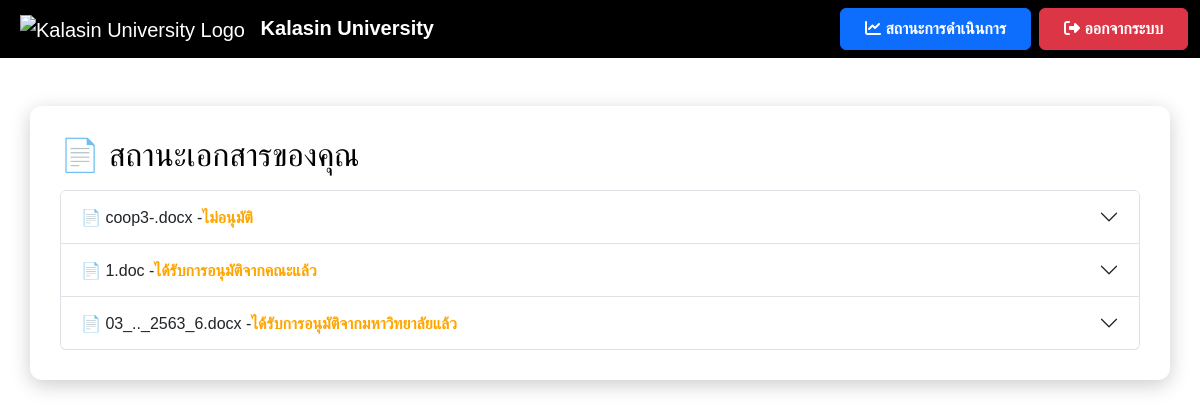
Page /status (signed in) on the earlier database version.
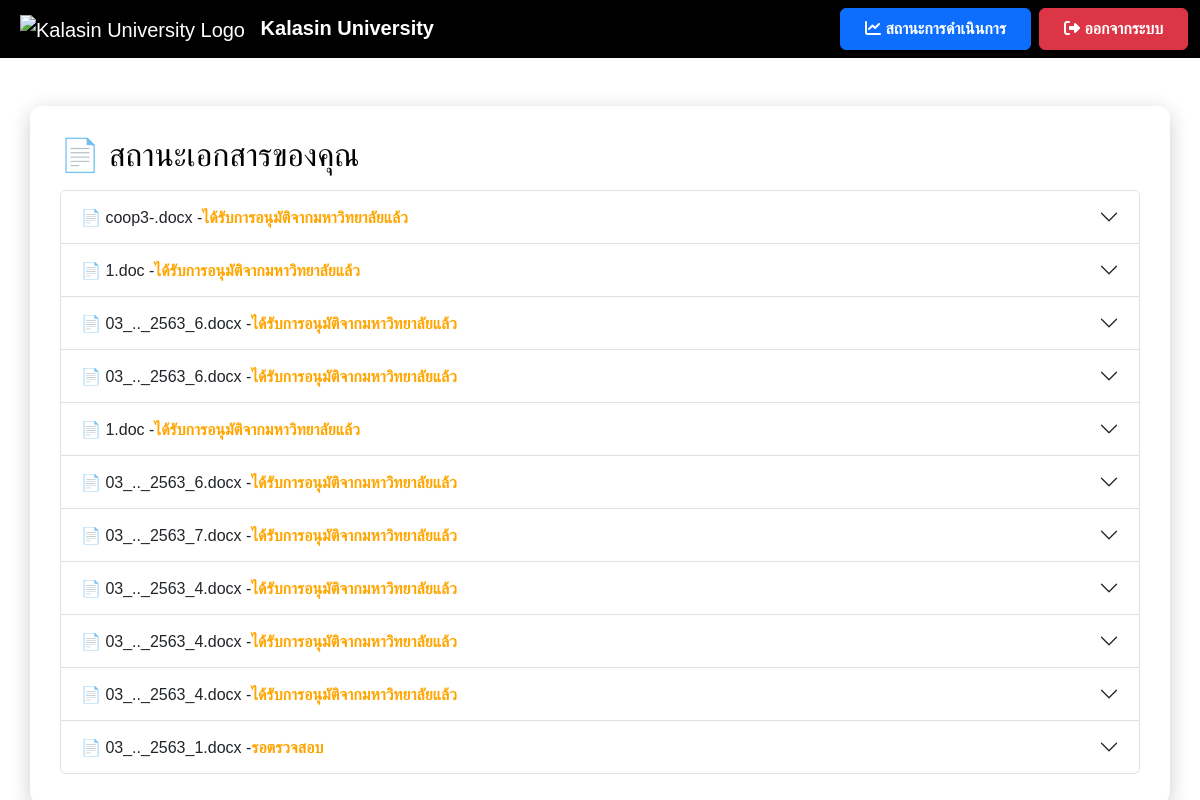
Same page on the later database version.
### models.py (models this page shows)
class File(db.Model):
    id = db.Column(db.Integer, primary_key=True)
    filename = db.Column(db.String(255), nullable=False)
    file_path = db.Column(db.String(255), nullable=True)
    status = db.Column(db.String(50), nullable=False, default="รอตรวจสอบ")
    comment = db.Column(db.Text, nullable=True)
    user_id = db.Column(db.Integer, db.ForeignKey('user.id'), nullable=False)
    upload_date = db.Column(db.DateTime, default=db.func.current_timestamp())
    review_date = db.Column(db.DateTime, nullable=True)
    approve_date = db.Column(db.DateTime, nullable=True)
    user = db.relationship('User', back_populates='files')

### app.py (the view)
@app.route('/status')
def status():
    if 'user_id' not in session:
        return redirect(url_for('login'))
    user = User.query.get(session['user_id'])
    files = File.query.filter_by(user_id=user.id).all()
    for file in files:
        print(f"ไฟล์: {file.filename}, สถานะ: {file.status}, หมายเหตุ: {file.comment}")
    return render_template('status.html', username=user.username, files=files)

### templates/status.html (shortened to what this page needs)
<!DOCTYPE html>
<html lang="th">
<head>
    <link href="https://cdn.jsdelivr.net/npm/bootstrap@5.3.3/dist/css/bootstrap.min.css" rel="stylesheet">
    <link rel="stylesheet" href="https://cdnjs.cloudflare.com/ajax/libs/font-awesome/6.4.2/css/all.min.css">
</head>
<body>
    <nav class="navbar navbar-expand-lg navbar-dark">
        <div class="container-fluid">
            <a class="navbar-brand ms-2" href="{{ url_for('user_dashboard') }}">
                <img src="https://upload.wikimedia.org/wikipedia/th/thumb/4/4e/Kalasin_University_Seal.svg/1200px-Kalasin_University_Seal.svg.png" alt="Kalasin University Logo" style="height: 50px; margin-right: 10px;">
                <strong>Kalasin University</strong>
            </a>
            <div class="ms-auto d-flex">
                <a href="{{ url_for('status') }}" class="btn btn-primary fw-bold px-4 py-2 me-2">
                    <i class="fas fa-chart-line"></i> สถานะการดำเนินการ
                </a>
                <a href="{{ url_for('logout') }}"
                class="btn btn-danger fw-bold px-4 py-2">
                <i class="fas fa-sign-out-alt"></i> ออกจากระบบ
                </a>
            </div>
        </div>
    </nav>
    <div class="container container-custom mt-5">
        <h2>📄 สถานะเอกสารของคุณ</h2>
        <div id="fileStatusContainer">
            <div class="accordion mt-3" id="fileStatusAccordion">
                {% if files %}
                    {% for file in files %}
                        <div class="accordion-item">
                            <h2 class="accordion-header" id="heading{{ file.id }}">
                                <button class="accordion-button {% if file.status != 'อนุมัติแล้ว' %}collapsed{% endif %}"
                                        type="button" data-bs-toggle="collapse"
                                        data-bs-target="#collapse{{ file.id }}"
                                        aria-expanded="false" aria-controls="collapse{{ file.id }}">
                                    📄 {{ file.filename }} -
                                    <span id="status-{{ file.id }}" class="{% if file.status == 'อนุมัติแล้ว' %}status-approved{% else %}status-pending{% endif %}">
                                        {{ file.status }}
                                    </span>
                                </button>
                            </h2>
                        </div>
                    {% endfor %}
                {% else %}
                    <p class="text-muted">⛔ คุณยังไม่มีไฟล์ที่ส่งคำขอ</p>
                {% endif %}
            </div>
        </div>
</body>
</html>

Differences in the rows shown:
changed File "coop3-.docx": status "ไม่อนุมัติ" → "ได้รับการอนุมัติจากมหาวิทยาลัยแล้ว"
changed File (number 2 of 11 on the later page): status "ได้รับการอนุมัติจากคณะแล้ว" → "ได้รับการอนุมัติจากมหาวิทยาลัยแล้ว"
added File: filename "03_.._2563_6.docx", status "ได้รับการอนุมัติจากมหาวิทยาลัยแล้ว"
added File: filename "1.doc", status "ได้รับการอนุมัติจากมหาวิทยาลัยแล้ว"
added File: filename "03_.._2563_6.docx", status "ได้รับการอนุมัติจากมหาวิทยาลัยแล้ว"
added File: filename "03_.._2563_7.docx", status "ได้รับการอนุมัติจากมหาวิทยาลัยแล้ว"
added File: filename "03_.._2563_4.docx", status "ได้รับการอนุมัติจากมหาวิทยาลัยแล้ว"
added File: filename "03_.._2563_4.docx", status "ได้รับการอนุมัติจากมหาวิทยาลัยแล้ว"
added File: filename "03_.._2563_4.docx", status "ได้รับการอนุมัติจากมหาวิทยาลัยแล้ว"
added File: filename "03_.._2563_1.docx", status "รอตรวจสอบ"
